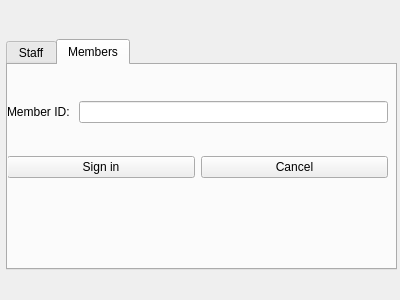
<?xml version="1.0" encoding="UTF-8"?>
<ui version="4.0">
 <class>Signin</class>
 <widget class="QDialog" name="Signin">
  <property name="geometry">
   <rect>
    <x>0</x>
    <y>0</y>
    <width>400</width>
    <height>300</height>
   </rect>
  </property>
  <property name="windowTitle">
   <string>Sign In</string>
  </property>
  <widget class="QTabWidget" name="tabWidget">
   <property name="geometry">
    <rect>
     <x>6</x>
     <y>39</y>
     <width>391</width>
     <height>231</height>
    </rect>
   </property>
   <property name="currentIndex">
    <number>1</number>
   </property>
   <widget class="QWidget" name="staff_tap_login">
    <attribute name="title">
     <string>Staff</string>
    </attribute>
    <widget class="QWidget" name="verticalLayoutWidget_2">
     <property name="geometry">
      <rect>
       <x>9</x>
       <y>9</y>
       <width>371</width>
       <height>151</height>
      </rect>
     </property>
     <layout class="QVBoxLayout" name="verticalLayout_2">
      <item>
       <layout class="QHBoxLayout" name="horizontalLayout_4">
        <item>
         <widget class="QLabel" name="label_2">
          <property name="text">
           <string>Staff ID: </string>
          </property>
         </widget>
        </item>
        <item>
         <widget class="QLineEdit" name="lineEdit_StaffIDLogin"/>
        </item>
       </layout>
      </item>
      <item>
       <layout class="QHBoxLayout" name="horizontalLayout_5">
        <item>
         <widget class="QLabel" name="label_3">
          <property name="text">
           <string>Staff Password: </string>
          </property>
         </widget>
        </item>
        <item>
         <widget class="QLineEdit" name="lineEdit_StaffPasswordLogin"/>
        </item>
       </layout>
      </item>
      <item>
       <layout class="QHBoxLayout" name="horizontalLayout_3">
        <item>
         <widget class="QPushButton" name="pushButton_StaffLogin">
          <property name="text">
           <string>Sign in</string>
          </property>
         </widget>
        </item>
        <item>
         <widget class="QPushButton" name="pushButton_StaffCancel">
          <property name="text">
           <string>Cancel</string>
          </property>
         </widget>
        </item>
       </layout>
      </item>
     </layout>
    </widget>
   </widget>
   <widget class="QWidget" name="member_tap_login">
    <attribute name="title">
     <string>Members</string>
    </attribute>
    <widget class="QWidget" name="verticalLayoutWidget">
     <property name="geometry">
      <rect>
       <x>-1</x>
       <y>9</y>
       <width>381</width>
       <height>131</height>
      </rect>
     </property>
     <layout class="QVBoxLayout" name="verticalLayout">
      <item>
       <layout class="QHBoxLayout" name="horizontalLayout">
        <item>
         <widget class="QLabel" name="label">
          <property name="text">
           <string>Member ID: </string>
          </property>
         </widget>
        </item>
        <item>
         <widget class="QLineEdit" name="lineEdit_memberID_login"/>
        </item>
       </layout>
      </item>
      <item>
       <layout class="QHBoxLayout" name="horizontalLayout_2">
        <item>
         <widget class="QPushButton" name="pushButton_memberLogin">
          <property name="text">
           <string>Sign in</string>
          </property>
         </widget>
        </item>
        <item>
         <widget class="QPushButton" name="pushButton_memberCancel">
          <property name="text">
           <string>Cancel</string>
          </property>
         </widget>
        </item>
       </layout>
      </item>
     </layout>
    </widget>
   </widget>
  </widget>
 </widget>
 <resources/>
 <connections>
  <connection>
   <sender>pushButton_memberCancel</sender>
   <signal>clicked()</signal>
   <receiver>Signin</receiver>
   <slot>reject()</slot>
   <hints>
    <hint type="sourcelabel">
     <x>293</x>
     <y>174</y>
    </hint>
    <hint type="destinationlabel">
     <x>199</x>
     <y>149</y>
    </hint>
   </hints>
  </connection>
  <connection>
   <sender>pushButton_StaffCancel</sender>
   <signal>clicked()</signal>
   <receiver>Signin</receiver>
   <slot>reject()</slot>
   <hints>
    <hint type="sourcelabel">
     <x>295</x>
     <y>202</y>
    </hint>
    <hint type="destinationlabel">
     <x>199</x>
     <y>149</y>
    </hint>
   </hints>
  </connection>
 </connections>
</ui>
